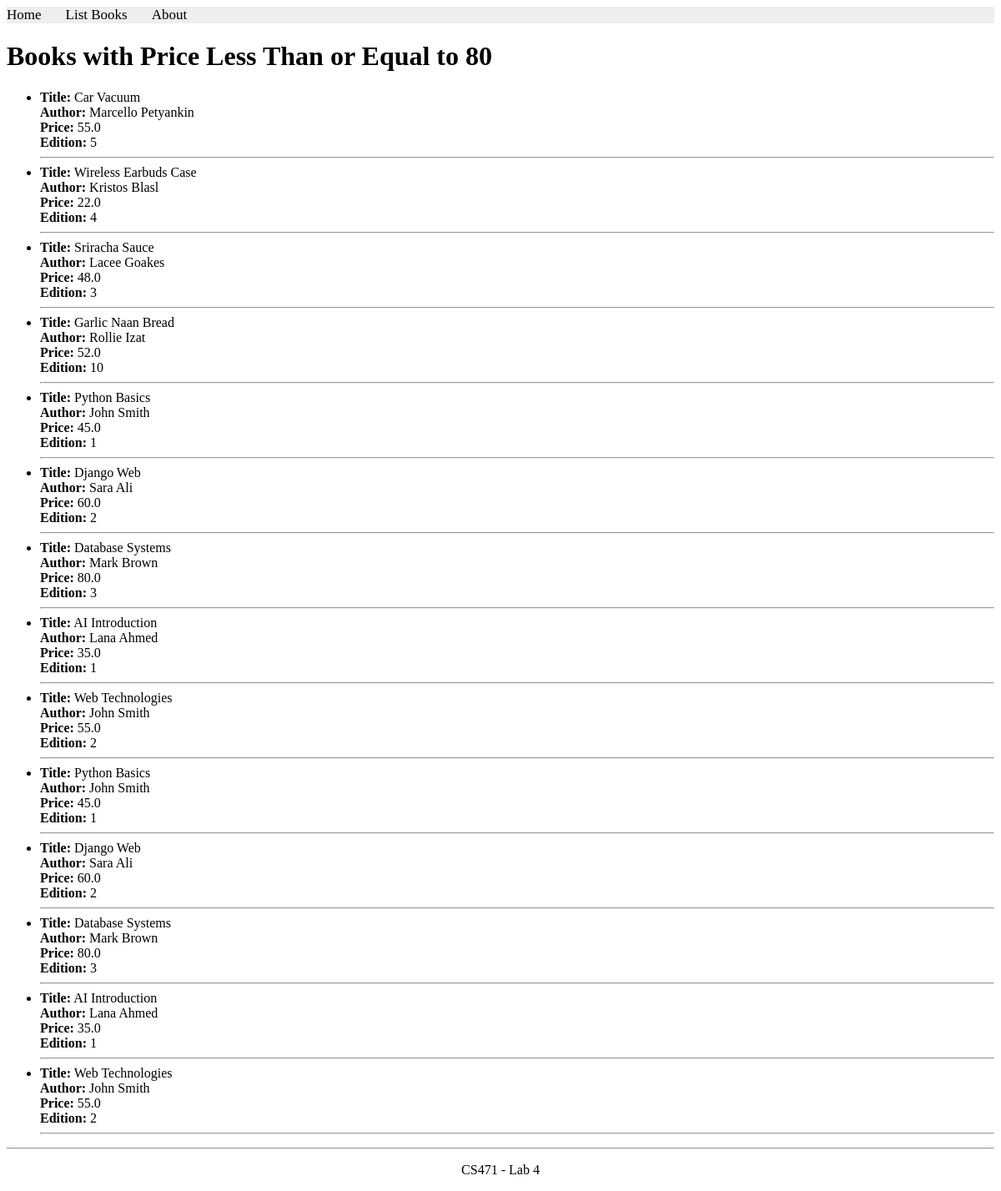
The page /books/lab8/task1 on the database as committed earlier.
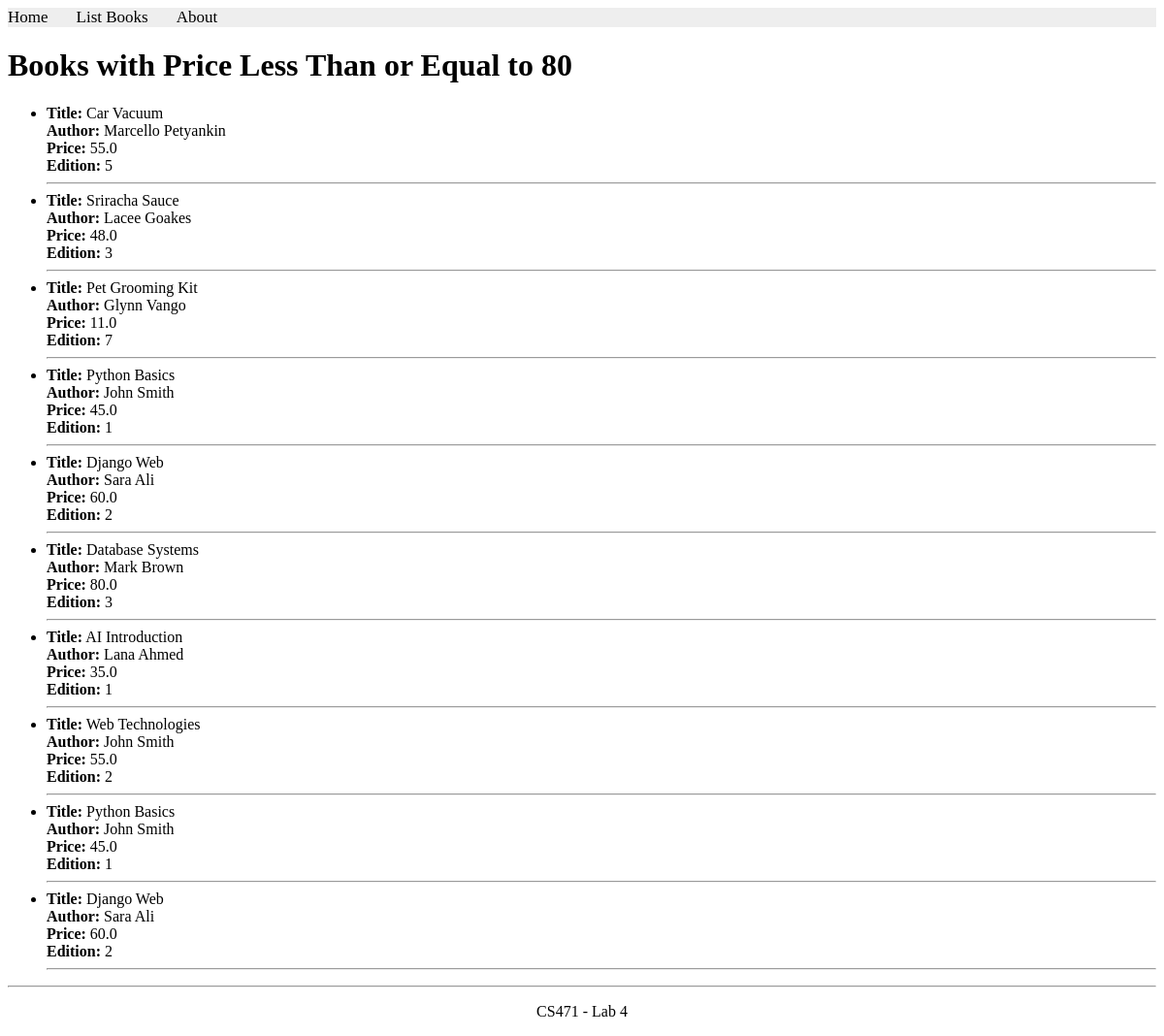
The same page on the database as committed later.
### apps/bookmodule/models.py (models this page shows, shortened)
class Book(models.Model):
    title = models.CharField(max_length=100)
    author = models.CharField(max_length=50, blank=True, null=True)
    price = models.FloatField(default=0.0)
    edition = models.SmallIntegerField(default=1)
    quantity = models.IntegerField(default=1)
    pubdate = models.DateTimeField(null=True, blank=True)
    rating = models.SmallIntegerField(default=1)
    publisher = models.ForeignKey(Publisher, null=True, blank=True, on_delete=models.SET_NULL)
    authors = models.ManyToManyField(Author, blank=True)

### apps/bookmodule/views.py (the view)
# urls.py: path('lab8/task1', views.lab8_task1, name="books.lab8_task1"),
def lab8_task1(request):
        books = Book.objects.filter(Q(price__lte=80))
        return render(request, "bookmodule/lab8_task1.html", {'books': books})

### apps/templates/bookmodule/lab8_task1.html (shortened to what this page needs)
{% extends "layouts/base.html" %}
{% block content %}
<h1>Books with Price Less Than or Equal to 80</h1>
{% if books %}
    <ul>
        {% for book in books %}
            <li>
                <strong>Title:</strong> {{ book.title }} <br>
                <strong>Author:</strong> {{ book.author }} <br>
                <strong>Price:</strong> {{ book.price }} <br>
                <strong>Edition:</strong> {{ book.edition }}
            </li>
            <hr>
        {% endfor %}
    </ul>
{% else %}
    <p>No books found.</p>
{% endif %}
{% endblock content %}

Rows that differ between the two databases and show on the page:
removed Book: title "Wireless Earbuds Case", author "Kristos Blasl", price "22.0", edition "4"
removed Book: title "Garlic Naan Bread", author "Rollie Izat", price "52.0", edition "10"
removed Book: title "Database Systems", author "Mark Brown", price "80.0", edition "3"
removed Book: title "AI Introduction", author "Lana Ahmed", price "35.0", edition "1"
removed Book: title "Web Technologies", author "John Smith", price "55.0", edition "2"
now on this page (row edited): Book: title "Pet Grooming Kit", author "Glynn Vango", price "11.0", edition "7"
